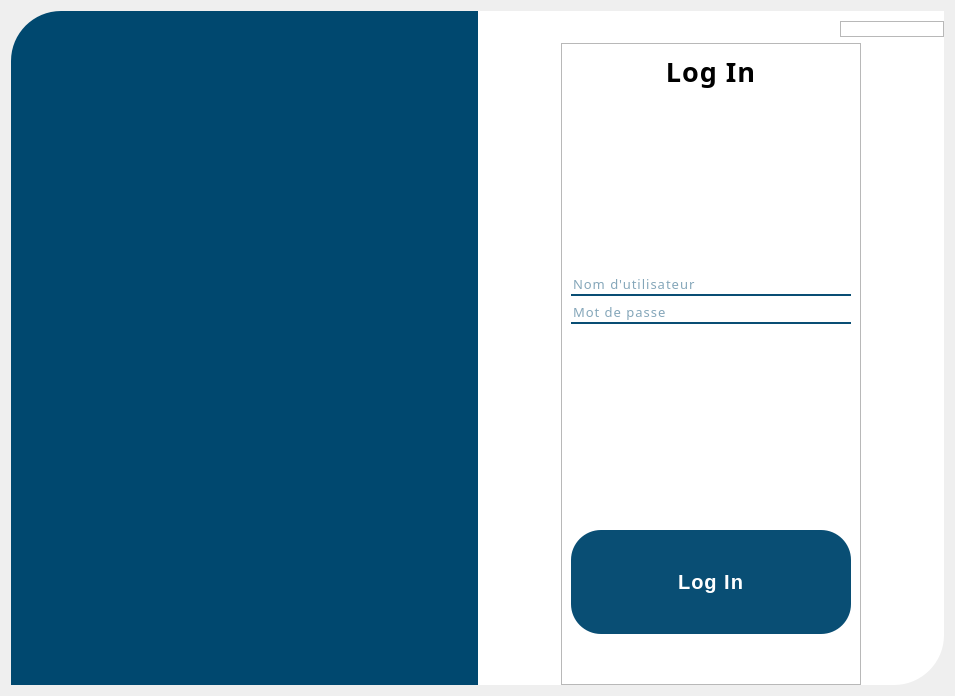
<?xml version="1.0" encoding="UTF-8"?>
<ui version="4.0">
 <class>LoginDialog</class>
 <widget class="QDialog" name="LoginDialog">
  <property name="geometry">
   <rect>
    <x>0</x>
    <y>0</y>
    <width>955</width>
    <height>696</height>
   </rect>
  </property>
  <property name="windowTitle">
   <string>MainWindow</string>
  </property>
  <property name="styleSheet">
   <string notr="true">* {
letter-spacing: 1px;
}

QPushButton {
	border: None;
}</string>
  </property>
  <layout class="QHBoxLayout" name="horizontalLayout_4">
   <item>
    <layout class="QHBoxLayout" name="horizontalLayout">
     <property name="spacing">
      <number>0</number>
     </property>
     <property name="leftMargin">
      <number>0</number>
     </property>
     <property name="topMargin">
      <number>0</number>
     </property>
     <property name="rightMargin">
      <number>0</number>
     </property>
     <property name="bottomMargin">
      <number>0</number>
     </property>
     <item>
      <widget class="QFrame" name="leftside">
       <property name="sizePolicy">
        <sizepolicy hsizetype="Preferred" vsizetype="Preferred">
         <horstretch>0</horstretch>
         <verstretch>0</verstretch>
        </sizepolicy>
       </property>
       <property name="styleSheet">
        <string notr="true">background-color: rgb(0, 72, 111);
border-top-left-radius: 50px;</string>
       </property>
       <property name="frameShape">
        <enum>QFrame::StyledPanel</enum>
       </property>
       <property name="frameShadow">
        <enum>QFrame::Raised</enum>
       </property>
       <layout class="QHBoxLayout" name="horizontalLayout_3">
        <item>
         <widget class="QLabel" name="label">
          <property name="maximumSize">
           <size>
            <width>450</width>
            <height>380</height>
           </size>
          </property>
          <property name="text">
           <string/>
          </property>
          <property name="pixmap">
           <pixmap>../icons/logo_login.png</pixmap>
          </property>
          <property name="scaledContents">
           <bool>true</bool>
          </property>
         </widget>
        </item>
       </layout>
      </widget>
     </item>
     <item>
      <widget class="QFrame" name="rightside">
       <property name="styleSheet">
        <string notr="true">#rightside {
	background-color: rgb(255, 255, 255);
	border-bottom-right-radius: 50px;
}</string>
       </property>
       <property name="frameShape">
        <enum>QFrame::StyledPanel</enum>
       </property>
       <property name="frameShadow">
        <enum>QFrame::Raised</enum>
       </property>
       <layout class="QVBoxLayout" name="verticalLayout">
        <property name="leftMargin">
         <number>0</number>
        </property>
        <property name="topMargin">
         <number>10</number>
        </property>
        <property name="rightMargin">
         <number>0</number>
        </property>
        <property name="bottomMargin">
         <number>0</number>
        </property>
        <item alignment="Qt::AlignRight">
         <widget class="QFrame" name="frame">
          <property name="sizePolicy">
           <sizepolicy hsizetype="Preferred" vsizetype="Preferred">
            <horstretch>0</horstretch>
            <verstretch>0</verstretch>
           </sizepolicy>
          </property>
          <property name="maximumSize">
           <size>
            <width>16777215</width>
            <height>456789</height>
           </size>
          </property>
          <property name="frameShape">
           <enum>QFrame::StyledPanel</enum>
          </property>
          <property name="frameShadow">
           <enum>QFrame::Raised</enum>
          </property>
          <layout class="QHBoxLayout" name="horizontalLayout_2">
           <property name="spacing">
            <number>20</number>
           </property>
           <property name="leftMargin">
            <number>0</number>
           </property>
           <property name="topMargin">
            <number>0</number>
           </property>
           <property name="rightMargin">
            <number>10</number>
           </property>
           <property name="bottomMargin">
            <number>0</number>
           </property>
           <item>
            <widget class="QPushButton" name="minimizebtn">
             <property name="cursor">
              <cursorShape>PointingHandCursor</cursorShape>
             </property>
             <property name="text">
              <string/>
             </property>
             <property name="icon">
              <iconset resource="../ressources.qrc">
               <normaloff>:/icons/icons/minus.svg</normaloff>:/icons/icons/minus.svg</iconset>
             </property>
            </widget>
           </item>
           <item>
            <widget class="QPushButton" name="closebtn">
             <property name="cursor">
              <cursorShape>PointingHandCursor</cursorShape>
             </property>
             <property name="text">
              <string/>
             </property>
             <property name="icon">
              <iconset resource="../ressources.qrc">
               <normaloff>:/icons/icons/x.svg</normaloff>:/icons/icons/x.svg</iconset>
             </property>
            </widget>
           </item>
          </layout>
         </widget>
        </item>
        <item alignment="Qt::AlignHCenter">
         <widget class="QFrame" name="login_frame">
          <property name="sizePolicy">
           <sizepolicy hsizetype="Preferred" vsizetype="Expanding">
            <horstretch>0</horstretch>
            <verstretch>0</verstretch>
           </sizepolicy>
          </property>
          <property name="minimumSize">
           <size>
            <width>300</width>
            <height>0</height>
           </size>
          </property>
          <property name="styleSheet">
           <string notr="true">QLineEdit {
color: rgb(9, 78, 116);
border: none;
border-bottom: 2px solid #094e74;
}</string>
          </property>
          <property name="frameShape">
           <enum>QFrame::StyledPanel</enum>
          </property>
          <property name="frameShadow">
           <enum>QFrame::Raised</enum>
          </property>
          <layout class="QVBoxLayout" name="verticalLayout_2">
           <property name="bottomMargin">
            <number>50</number>
           </property>
           <item>
            <widget class="QLabel" name="label_2">
             <property name="font">
              <font>
               <family>Sans Serif Collection</family>
               <pointsize>20</pointsize>
               <weight>75</weight>
               <bold>true</bold>
              </font>
             </property>
             <property name="text">
              <string>Log In</string>
             </property>
             <property name="alignment">
              <set>Qt::AlignCenter</set>
             </property>
            </widget>
           </item>
           <item>
            <spacer name="verticalSpacer">
             <property name="orientation">
              <enum>Qt::Vertical</enum>
             </property>
             <property name="sizeHint" stdset="0">
              <size>
               <width>20</width>
               <height>40</height>
              </size>
             </property>
            </spacer>
           </item>
           <item>
            <widget class="QLineEdit" name="username">
             <property name="font">
              <font>
               <family>Sans Serif Collection</family>
               <pointsize>10</pointsize>
              </font>
             </property>
             <property name="styleSheet">
              <string notr="true"/>
             </property>
             <property name="placeholderText">
              <string>Nom d'utilisateur</string>
             </property>
             <property name="clearButtonEnabled">
              <bool>false</bool>
             </property>
            </widget>
           </item>
           <item>
            <widget class="QLineEdit" name="password">
             <property name="font">
              <font>
               <family>Sans Serif Collection</family>
               <pointsize>10</pointsize>
              </font>
             </property>
             <property name="styleSheet">
              <string notr="true"/>
             </property>
             <property name="placeholderText">
              <string>Mot de passe</string>
             </property>
            </widget>
           </item>
           <item>
            <widget class="QLabel" name="error_password">
             <property name="font">
              <font>
               <family>Sans Serif Collection</family>
               <weight>75</weight>
               <bold>true</bold>
              </font>
             </property>
             <property name="styleSheet">
              <string notr="true">color: rgb(255, 0, 0);</string>
             </property>
             <property name="text">
              <string/>
             </property>
             <property name="alignment">
              <set>Qt::AlignCenter</set>
             </property>
            </widget>
           </item>
           <item>
            <spacer name="verticalSpacer_2">
             <property name="orientation">
              <enum>Qt::Vertical</enum>
             </property>
             <property name="sizeHint" stdset="0">
              <size>
               <width>20</width>
               <height>40</height>
              </size>
             </property>
            </spacer>
           </item>
           <item>
            <widget class="QPushButton" name="loginbtn">
             <property name="font">
              <font>
               <pointsize>15</pointsize>
               <weight>75</weight>
               <bold>true</bold>
              </font>
             </property>
             <property name="cursor">
              <cursorShape>PointingHandCursor</cursorShape>
             </property>
             <property name="focusPolicy">
              <enum>Qt::NoFocus</enum>
             </property>
             <property name="styleSheet">
              <string notr="true">background-color: rgb(9, 78, 116);
color: white;
padding-top: 40px;
padding-bottom: 40px;
border-radius: 30px;</string>
             </property>
             <property name="text">
              <string>Log In</string>
             </property>
             <property name="checkable">
              <bool>false</bool>
             </property>
             <property name="flat">
              <bool>false</bool>
             </property>
            </widget>
           </item>
          </layout>
         </widget>
        </item>
       </layout>
      </widget>
     </item>
    </layout>
   </item>
  </layout>
 </widget>
 <resources>
  <include location="../ressources.qrc"/>
 </resources>
 <connections/>
</ui>
